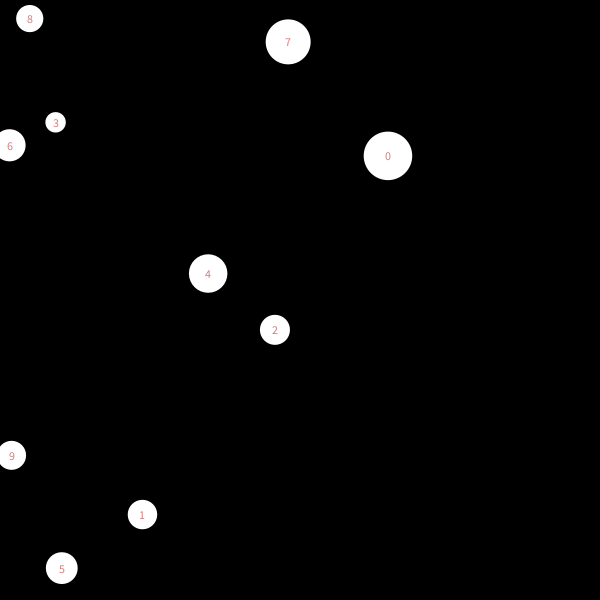
Frame 1 (no input)
Frame 60 (the mouse pressed at the canvas centre just before this capture): identical to frame 1, image omitted
Frame 120 (the mouse held since frame 60 and released just before this capture): identical to frame 1, image omitted

The Processing sketch that drew this single still picture (run headless with seeded random() and noise(); from frame 60 on, the mouse is pressed at the canvas centre):

// Processing sketch: ball_class
// ── ball_class.pde
int totalNum = 10;
Ball[] theBall;

void setup() {
  size(600, 600);
  theBall= new Ball[totalNum];
  //PVector theBallLoc = new PVector(width/2, height/2);
  //float theBallDia = 50;
  //theBall=new Ball(theBallLoc, theBallDia);
  for(int i=0; i<theBall.length; i++){
    PVector loc = new PVector(random(width),random(height));
    float d=random(20,50);
    theBall[i]=new Ball(loc,d,i);
  }
}


void draw() {
  background(0);
  //fill(#D67D7D);
  for(int i=0; i< theBall.length; i++){
    theBall[i].show();
    theBall[i].connection();
    println(theBall[2].location.x);
  
  }
}

// ── Ball.pde
class Ball{
  PVector location;
  float dd;
  int indexNum;
  
  Ball(PVector loc, float d, int index){
    location=loc;
    dd=d;
    indexNum=index;
  }
  
  void show(){
    fill(255);
    noStroke();
    ellipse(location.x, location.y, dd, dd);
    fill(#D67D7D);
    textAlign(CENTER,CENTER);
    text(indexNum, location.x, location.y); 
  }
  void connection(){
    for(Ball other: theBall){
      float ddd=PVector.dist(other.location,location);
      if(ddd>0 && ddd<50){
        stroke(#70AAE3);
        line(other.location.x, other.location.y, location.x, location.y);
      }
    }
  }
  
  
}
